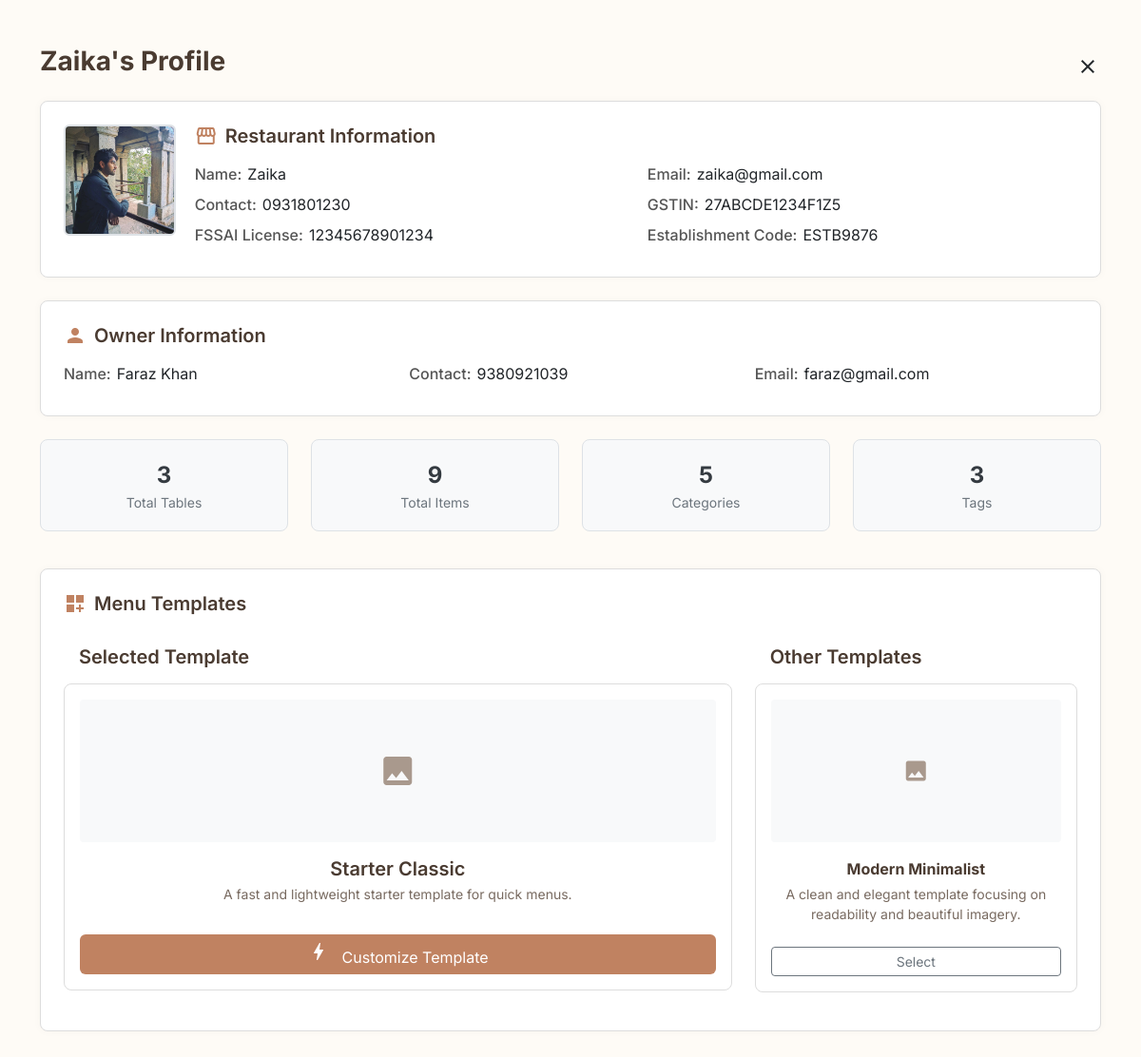
Screenshot of /RST-001/management/profile/restaurant/ (signed in) with the database file from the repository.
### staff/models.py (models this page shows, shortened)
class Restaurant(models.Model):
    TEMPLATE_CHOICES = [
        ("starter", "Starter"),
        ("modern", "Modern"),
        ("premium", "Premium"),
        ("pictorial", "Pictorial"),
    ]
    id = models.CharField(max_length=10, primary_key=True, editable=False)  # Custom formatted IDs
    owner = models.ForeignKey(Owner, on_delete=models.CASCADE, related_name='restaurant_ownerships')
    name = models.CharField(max_length=150, default="Restaurant Name")
    address = models.TextField(default="Restaurant Address")
    phone = models.CharField(max_length=10, null=True, default="Restaurant Phone")
    email = models.EmailField(max_length=150, null=True, default="Restaurant Email")
    template = models.CharField(max_length=10, choices=TEMPLATE_CHOICES, default="starter")  # Dropdown field
    display_picture = models.ImageField(
        upload_to=restaurant_dp_upload_path,
        blank=True,
        null=True,
        default="restaurant_default_profile.jpg"
    )

class Owner(models.Model):
    user = models.OneToOneField(User, on_delete=models.CASCADE, related_name='owner_profile',null=True, blank=True)
    id = models.CharField(max_length=10, primary_key=True, editable=False)  # Custom formatted ID
    phone_number = models.CharField(max_length=10, default="Phone Number")
    address = models.TextField(default="Address")
    is_active = models.BooleanField(default=True)
    @property
    def email(self):
        return self.user.email if self.user else "—"
    @property
    def full_name(self):
        first = self.user.first_name or ''
        last = self.user.last_name or ''
        return f"{first} {last}".strip() if self.user else "—"

### staff/views.py (the view, shortened to what this page needs)
# urls.py: path("profile/restaurant/",views.profile,name="management-profile"),
@login_required
@verify_restaurant_ownership
def profile(request,restaurantID):
    restaurant = Restaurant.objects.get(id=restaurantID)
    template_names = {
        "starter": {
            "name": "Starter Classic",
            "description": "A fast and lightweight starter template for quick menus.",
        },
        "modern": {
            "name": "Modern Minimalist",
            "description": "A clean and elegant template focusing on readability and beautiful imagery.",
        }
    }
    context = {
        "restID": restaurantID,"restaurant": restaurant,
        "template_names":template_names,
        "selected_template":template_names.get(restaurant.template)
        }
    return render(request, "staff/profile.html", context)

### customer/utils.py (called while the page is built)
def verify_restaurant_ownership(view_func):
    @wraps(view_func)
    def wrapper(request, restaurantID, *args, **kwargs):
        user = request.user
        if not user.is_authenticated:
            return redirect("management-login")
        if user.is_superuser:
            restaurant = Restaurant.objects.filter(id=restaurantID).first()
        else:
            if not hasattr(user, "owner_profile"):
                logout(request)
                return redirect("management-login")
            owner = user.owner_profile
            restaurant = Restaurant.objects.filter(id=restaurantID, owner=owner).first()
        if not restaurant:
            logout(request)  # Invalidate session
            return redirect("management-login")  # Redirect to login
        return view_func(request, restaurantID, *args, **kwargs)
    return wrapper

### templates/staff/profile.html (shortened to what this page needs)
{% load static %}
<!DOCTYPE html>
<html lang="en">
<head>
  <link href="https://cdn.jsdelivr.net/npm/bootstrap@5.3.0/dist/css/bootstrap.min.css" rel="stylesheet" />
  <link rel="stylesheet" href="{% static 'css/staff/profile.css' %}">
</head>
<body>
  <div class="container py-5">
    <header class="mb-4">
      <div class="d-flex flex-column flex-sm-row align-items-center justify-content-between">
        <div class="d-flex align-items-center mb-3 mb-sm-0">
          <h1 class="h3 fw-bold mb-0" style="color: #4a3b31;">{{restaurant.name}}'s Profile</h1>
        </div>
      </div>
    </header>
    <div class="position-relative mb-4">
      <a href="javascript:history.back()" class="position-absolute" style="top: -12px; right: -12px; z-index: 10;">
        <span id="closeIcon" class="material-icons text-dark rounded-circle  p-1">
        </span>
      </a>
      <div class="card">
        <div class="d-flex flex-column flex-md-row align-items-start" style="gap:20px;">
          <div class="profile-image-wrapper position-relative" style="max-width: 100%; width: 160px;">
            <div class="ratio ratio-1x1 rounded border border-2 overflow-hidden" style="border-color: #C08261;">
              <img id="profileImage" src="{{restaurant.display_picture.url}}"  alt="Restaurant Profile"
                class="w-100 h-100 object-fit-cover" />
            </div>
          </div>
          <div class="flex-grow-1">
            <h2 class="section-title">
              <span class="material-icons">storefront</span> Restaurant Information
            </h2>
            <div class="row">
              <div class="col-sm-6 mb-2"><span class="info-label">Name:</span>{{ restaurant.name }}</div>
              <div class="col-sm-6 mb-2"><span class="info-label">Email:</span>{{ restaurant.email }}</div>
              <div class="col-sm-6 mb-2"><span class="info-label">Contact:</span>{{ restaurant.phone }}</div>
              <div class="col-sm-6 mb-2"><span class="info-label">GSTIN:</span>27ABCDE1234F1Z5</div>
              <div class="col-sm-6 mb-2"><span class="info-label">FSSAI License:</span>12345678901234</div>
              <div class="col-sm-6 mb-2"><span class="info-label">Establishment Code:</span>ESTB9876</div>
            </div>
          </div>
        </div>
      </div>
    </div>
    <div class="card mb-4">
      <h2 class="section-title"><span class="material-icons">person</span> Owner Information</h2>
      <div class="row">
        <div class="col-sm-4 mb-2"><span class="info-label">Name:</span>{{restaurant.owner.full_name}}</div>
        <div class="col-sm-4 mb-2"><span class="info-label">Contact:</span>{{restaurant.owner.phone_number}}</div>
        <div class="col-sm-4 mb-2"><span class="info-label">Email:</span>{{restaurant.owner.email}}</div>
      </div>
    </div>
    <div class="row mb-4">
      <div class="col-6 col-md-3" style="margin-bottom: 15px">
        <div class="stat-card">
          <div class="stat-value">{{restaurant.tables.count}}</div>
          <div class="stat-label">Total Tables</div>
        </div>
      </div>
      <div class="col-6 col-md-3">
        <div class="stat-card">
          <div class="stat-value">{{restaurant.item_listings.count}}</div>
          <div class="stat-label">Total Items</div>
        </div>
      </div>
      <div class="col-6 col-md-3">
        <div class="stat-card">
          <div class="stat-value">{{restaurant.category_listings.count}}</div>
          <div class="stat-label">Categories</div>
        </div>
      </div>
      <div class="col-6 col-md-3">
        <div class="stat-card">
          <div class="stat-value">{{restaurant.itemtag_set.count}}</div>
          <div class="stat-label">Tags</div>
        </div>
      </div>
    </div>
    <div class="card mb-4">
      <h2 class="section-title"><span class="material-icons">dashboard_customize</span> Menu Templates</h2>
      <div class="row">
        <div class="col-lg-8">
          <h5 class="fw-semibold m-3" style="color: #4a3b31;">Selected Template</h5>
          <div class="template-card">
            <div class="template-image"><span class="material-icons fs-1">image</span></div>
            <div class="template-name h5">{{ selected_template.name }}</div>
            <p class="template-description">{{selected_template.description}}</p>
            <button class="btn edit-button w-100 mt-3"><span class="material-icons me-2">bolt</span> Customize
              Template</button>
          </div>
        </div>
        <div class="col-lg-4">
          <h5 class="fw-semibold m-3" style="color: #4a3b31;">Other Templates</h5>
          <div class="overflow-auto" style="max-height: 400px;">
            {% for key, data in template_names.items %}
            {% if key != restaurant.template %}
            <div class="template-card mb-3">
              <div class="template-image"><span class="material-icons fs-3">image</span></div>
              <div class="template-name fw-bold">{{data.name}}</div>
              <p class="template-description small">{{data.description}}</p>
              <button class="btn btn-outline-secondary btn-sm w-100 mt-2">Select</button>
            </div>
            {% endif %}
            {% endfor %}
          </div>
        </div>
      </div>
    </div>
  </div>
</body>
</html>

### static/css/staff/profile.css (style rules this page uses)
body { font-family: "Inter", sans-serif; background-color: #fefbf6; }
.card { background-color: #ffffff; border-radius: 12px; box-shadow: 0 4px 12px rgba(0, 0, 0, 0.08); padding: 24px; margin-bottom: 24px; }
.section-title { font-size: 1.25rem; font-weight: 600; color: #4a3b31; margin-bottom: 16px; display: flex; align-items: center; }
.section-title .material-icons { margin-right: 8px; color: #c08261; }
.info-label { color: #786a60; font-weight: 500; }
.stat-card { background-color: #f9f4ef; border-radius: 10px; padding: 16px; text-align: center; border: 1px solid #e8dfd8; }
.stat-value { font-size: 1.75rem; font-weight: 700; color: #c08261; }
.stat-label { color: #786a60; font-size: 0.875rem; }
.template-card { border: 2px solid #e8dfd8; border-radius: 10px; padding: 16px; transition: all 0.3s ease; cursor: pointer; }
.template-image { width: 100%; height: 120px; background-color: #f3efea; border-radius: 8px; margin-bottom: 12px; display: flex; align-items: center; justify-content: center; color: #a9998d; }
.template-name { font-weight: 600; color: #4a3b31; margin-bottom: 4px; }
.template-description { font-size: 0.875rem; color: #786a60; }
.edit-button { background-color: #f9f4ef; color: #c08261; border: 1px solid #c08261; }

### templates/staff/profile.html (style rules this page uses)
body, html { scrollbar-width: none; -ms-overflow-style: none; }
#closeIcon { top: -40px; right: 10px; position: absolute; z-index: 10; background: transparent; padding: 4px; border-radius: 50%; transition: opacity 0.3s; }
.card { border: 1px solid #ddd; border-radius: 0.5rem; padding: 1.5rem; background-color: #fff; box-shadow: 0 0 10px rgba(0, 0, 0, 0.03); }
.section-title { font-weight: 600; font-size: 1.25rem; margin-bottom: 1rem; color: #4a3b31; }
.info-label { font-weight: 500; margin-right: 6px; color: #555; }
.stat-card { padding: 1.2rem; text-align: center; border-radius: 0.5rem; background-color: #f8f9fa; border: 1px solid #dee2e6; }
.stat-value { font-size: 1.5rem; font-weight: 700; color: #343a40; }
.stat-label { font-size: 0.875rem; color: #6c757d; }
.template-card { border: 1px solid #ddd; border-radius: 0.5rem; padding: 1rem; text-align: center; background-color: #ffffff; }
.template-image { height: 150px; background-color: #f8f9fa; border-radius: 0.25rem; display: flex; justify-content: center; align-items: center; margin-bottom: 1rem; }
.edit-button { background-color: #C08261; color: white; border: none; }
.object-fit-cover { object-fit: cover; }

### rows the page displays
Restaurant: name "Zaika", display_picture (picture), email "zaika@gmail.com", phone "0931801230", owner.full_name "Faraz Khan", owner.phone_number "9380921039", owner.email "faraz@gmail.com", tables.count "3", item_listings.count "9", category_listings.count "5", itemtag_set.count "3"

### other values shown
{{ selected_template.name }} "Starter Classic"
{{ selected_template.description }} "A fast and lightweight starter template for quick menus."
{{ data.name }} "Modern Minimalist"
{{ data.description }} "A clean and elegant template focusing on readability and beautiful imagery."
